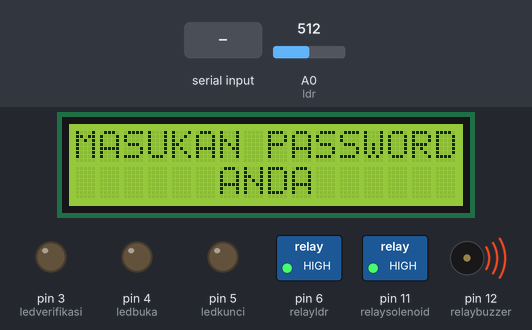
The sketch below on a simulated Arduino Mega 2560, built with avr-gcc and run on an emulated ATmega2560. Shown: 16×2 character LCD, switched loads named in the sketch (green lamp = pin HIGH), output pins drawn as LEDs (lit = HIGH), buzzer (waves = sounding, pin HIGH). Wiring (inferred from the names in the program): 4×4 keypad with keys 1 2 3 A 4 5 6 B 7 8 9 C * 0 # D: rows pin 23, pin 25, pin 27, pin 29; columns pin 31, pin 33, pin 35, pin 37. Inputs (shaded band) come from the test bench; at power-on: A0 (ldr) = 512. Pins used as bus, display or sensor lines are not drawn; what the sketch prints to the serial monitor is not drawn.

Above: at 1.4 s.
1.5 s: "SISTEM ON" received over Serial
At 3.5 s:
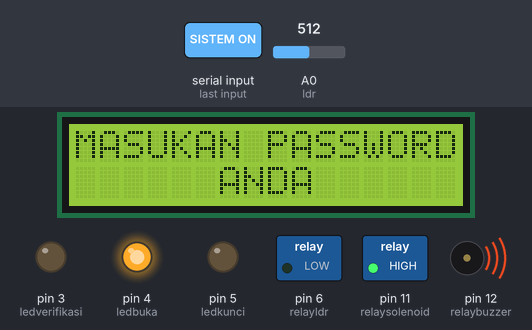
3.8 s: A0 (ldr) set to 106
5.5 s: A0 (ldr) set to 93
At 7.5 s:
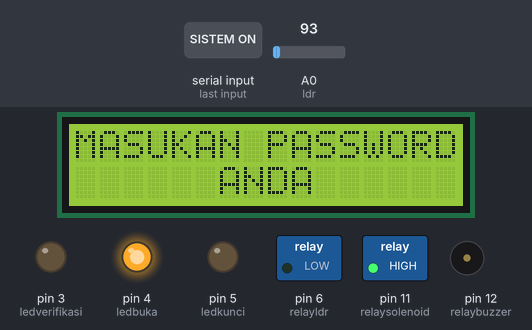
7.8 s: "SYSTEM OF" received over Serial
At 9.0 s:
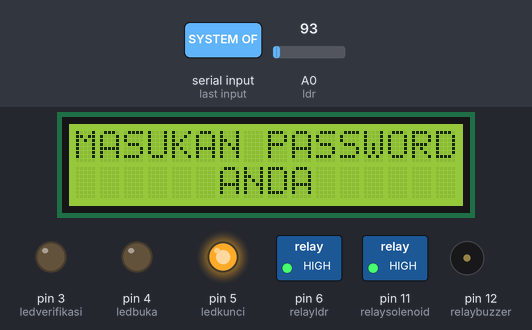
9.9 s: A0 (ldr) set to 110
At 12.5 s:
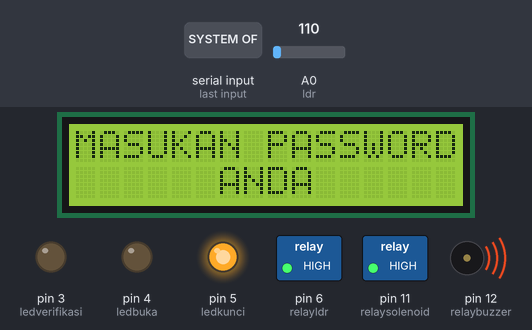
Timing chart, 0 to 14.0 s (numbered marks = the images above; inputs shaded):
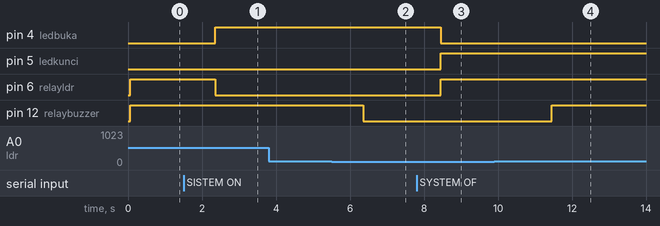

Measured:
- the behaviour switches between 100 and 99 on A0 (ldr) (found by bisection; images 1 and 2)
- after the input at 1.5 s, pin 4 (ledbuka): LOW → HIGH after 0.86 s; pin 6 (relayldr): HIGH → LOW after 0.86 s
- after the input at 3.8 s, every drawn part: stays the same
- after the input at 5.5 s, pin 12 (relaybuzzer): HIGH → LOW after 0.86 s
- after the input at 7.8 s, pin 4 (ledbuka): HIGH → LOW after 0.65 s; pin 5 (ledkunci), pin 6 (relayldr): LOW → HIGH after 0.65 s
- after the input at 9.9 s, pin 12 (relaybuzzer): LOW → HIGH after 1.6 s

The sketch:

SKRIPSI_AMEL.ino
```cpp
#include <Password.h>
#include <Keypad.h>
#include <LiquidCrystal.h>
LiquidCrystal lcd(53,51,49,47,45,43);
String voice;
Password password1 = Password(  "123" );
Password password2 = Password ( "456" );
Password password3 = Password ( "0" );

const int numRows = 4;
const int numCols = 4;
const char keymap[numRows][numCols] = {
  {'1','2','3','A'},
  {'4','5','6','B'},
  {'7','8','9','C'},
  {'*','0','#','D'}
};
const int rowPins[numRows] = {23,25,27,29};
const int colPins[numCols] = {31,33,35,37};

const int debounceTime = 20;
int ldr =A0;
int val=0;
int ledverifikasi =3;
int ledbuka =4;
int ledkunci=5;

int relayldr=6;
int relaybuzzer=12;
int relaysolenoid=11;


void allon(){
}
void alloff(){
}

void setup(){
  Serial.begin(9600);
  lcd.begin(16, 2);

  pinMode(ledverifikasi, OUTPUT);
  pinMode(ledbuka, OUTPUT);
  pinMode(ledkunci, OUTPUT);
  pinMode(relaysolenoid, OUTPUT);
  pinMode(relayldr, OUTPUT);
  pinMode(relaybuzzer, OUTPUT);

  digitalWrite(relaysolenoid, HIGH);
  digitalWrite(relayldr, HIGH);
  digitalWrite(relaybuzzer, HIGH);

  lcd.clear();
  lcd.setCursor(0,0);
  lcd.print("MASUKAN PASSWORD");
  lcd.setCursor(0,1);
  lcd.print("      ANDA      ");
  delay(200);

  for (int row = 0; row < numRows; row++) {
    pinMode(rowPins[row],INPUT);
    digitalWrite(rowPins[row],HIGH);
  }
  for (int column = 0; column < numCols; column++) {
    pinMode(colPins[column],OUTPUT);
    digitalWrite(colPins[column],HIGH);
  }
}

void loop(){

  char key = getKey();
    if( key != 0) {
     // Serial.print("Got key ");
        Serial.println(key);
        delay(10);

        switch (key) {
            case '#':
            checkPassword1();
            checkPassword2();
            checkPassword3();
            delay(10);
            password1.reset();
            password2.reset();
            password3.reset();
            delay(1);
            break;
            default:
            password1.append(key);
            password2.append(key);
            password3.append(key);
            delay(1);
        }

    }
    ////////////////////////////////////////////////////////////////////
  while (Serial.available()){
    delay(10);
    char c = Serial.read();
    if (c == '#') {break;}
    voice += c;
  }
  if (voice.length() > 0) {
    Serial.println(voice);
//-----------------------------------------------------------------------//

  //----------AKTIFKAN SISTEM KEAMANAN----------//
  if(voice == "SISTEM ON") {digitalWrite(relayldr, LOW);digitalWrite(ledbuka, HIGH);digitalWrite(ledkunci, LOW);}
  else if(voice == "sistem on"){digitalWrite(relayldr, LOW);digitalWrite(ledbuka, HIGH);digitalWrite(ledkunci, LOW);}
  else if(voice == "Sistem On"){digitalWrite(relayldr, LOW);digitalWrite(ledbuka, HIGH);digitalWrite(ledkunci, LOW);}
   //----------MATIKAN SISTEM KEAMANAN----------//
  else if(voice == "SYSTEM OF") {digitalWrite(relayldr, HIGH);digitalWrite(ledbuka, LOW);digitalWrite(ledkunci, HIGH);}
  else if(voice == "System Of") {digitalWrite(relayldr, HIGH);digitalWrite(ledbuka, LOW);digitalWrite(ledkunci, HIGH);}
  else if(voice == "system of") {digitalWrite(relayldr, HIGH);digitalWrite(ledbuka, LOW);digitalWrite(ledkunci, HIGH);}

//-----------------------------------------------------------------------//
  voice="";}
      ///////////////////////////////////////////////////////////////////////

       //###################################################

  val = analogRead(ldr);
  if(val>=100){
    // Serial.println(val);
    delay(1000);
    digitalWrite(relaybuzzer, HIGH);
  }else{
    digitalWrite(relaybuzzer, LOW);
    // Serial.println(val);
  }
  delay(1000);
}
//#######################################

//###############################################
void checkPassword1(){
  if (password1.evaluate()){
    digitalWrite(ledverifikasi, HIGH);
    lcd.clear();
    lcd.setCursor(0,0);
    lcd.print("  AKSES SUKSES  ");
    lcd.setCursor(0,1);
    lcd.print("  TERIMA KASIH  ");
    delay(2000);
    digitalWrite(ledverifikasi, LOW);
    lcd.setCursor(0,0);
    lcd.print("MASUKAN PASSWORD");
    lcd.setCursor(0,1);
    lcd.print("      ANDA      ");
    delay(200);
    digitalWrite(ledbuka, HIGH);
    digitalWrite(relaysolenoid, LOW);
    digitalWrite(ledkunci, LOW);
  }
}

void checkPassword2(){
  if (password2.evaluate()){
    digitalWrite(ledverifikasi, HIGH);
    lcd.clear();
    lcd.setCursor(0,0);
    lcd.print("  AKSES SUKSES  ");
    lcd.setCursor(0,1);
    lcd.print("  TERIMA KASIH  ");
    delay(2000);
    digitalWrite(ledverifikasi, LOW);
    lcd.setCursor(0,0);
    lcd.print("MASUKAN PASSWORD");
    lcd.setCursor(0,1);
    lcd.print("      ANDA      ");
    delay(200);
    digitalWrite(ledbuka, HIGH);
    digitalWrite(relaysolenoid, LOW);
    digitalWrite(ledkunci, LOW);
  }
}

void checkPassword3(){
  if (password3.evaluate()){
    digitalWrite(ledverifikasi, HIGH);
    lcd.clear();
    lcd.setCursor(0,0);
    lcd.print("  AKSES SUKSES  ");
    lcd.setCursor(0,1);
    lcd.print("  TERIMA KASIH  ");
    delay(2000);
    digitalWrite(ledverifikasi, LOW);
    lcd.setCursor(0,0);
    lcd.print("MASUKAN PASSWORD");
    lcd.setCursor(0,1);
    lcd.print("      ANDA      ");
    delay(200);
    digitalWrite(ledbuka, LOW);
    digitalWrite(relaysolenoid, HIGH);
    digitalWrite(ledkunci, HIGH);
  }
}

char getKey() {
  char key = 0;
  for(int column = 0; column < numCols; column++) {
    digitalWrite(colPins[column],LOW);
    for(int row = 0; row < numRows; row++) {
      if(digitalRead(rowPins[row]) == LOW) {
        delay(debounceTime);
        while(digitalRead(rowPins[row]) == LOW) ;
        key = keymap[row][column];
      }
    }
    digitalWrite(colPins[column],HIGH);
  }
  return key;
}
```
